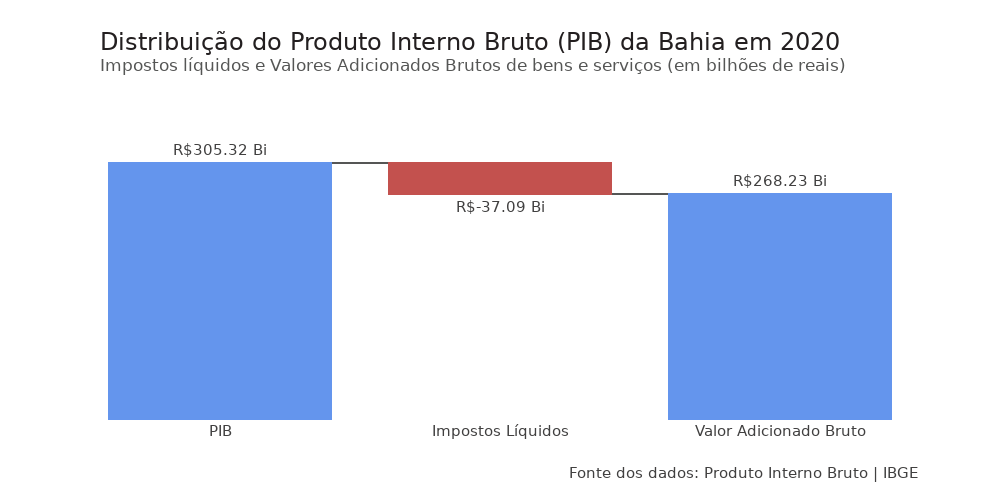

Here is the notebook cell this chart was saved with:
### Markdown cell above
connector_line: linhas de conexão entre os gráficos;

totals_marker: marcador de totais, tanto dos valores absolutos quanto dos valores totais;

decreasing_marker e increasing: valores relativos. Vamos usar apenas o decreasing_marker, porque estamos trabalhando com os valores decrescentes, isto é, os decréscimos, que seriam nossos impostos líquidos.

### Code cell
## Configurando o gráfico com parâmetros que potencializam a visualização dos dados
import plotly.graph_objects as go
# Gerando o gráfico de cascata
fig = go.Figure( go.Waterfall(name = "", orientation = "v", measure = bahia["Medidas"],
                             x = bahia["Indicadores"],  y = bahia["Valores"],
                             text = bahia["Valores_str"], textposition = "outside",
                             connector_line = dict(color = CINZA3),
                             totals_marker = dict(color = AZUL3),
                             decreasing_marker = dict(color = VERMELHO1)
                             )
              )
# Personalizando o gráfico
fig.update_layout(width=1000, height=500, font_family = 'DejaVu Sans', font_size=15,
                  font_color= CINZA2, title_font_color= CINZA1, title_font_size=24,
                  title_text='Distribuição do Produto Interno Bruto (PIB) da Bahia em 2020' +
                             '<br><sup size=1 style="color:#555655">Impostos líquidos e Valores ' +
                              'Adicionados Brutos de bens e serviços (em bilhões de reais)</sup>',
                  title_pad_l = 50, plot_bgcolor= BRANCO, yaxis_range=[0,380e9], hovermode="closest")
fig.update_yaxes(showticklabels=False) ## Retirando os ticks do eixo y, removendo valores representado a esquerda do grafico.
# Dados ao passar o mouse
fig.update_traces(hovertemplate = "<b>%{x}</b> = %{text}")
#Colocando dado cliclavel no grafico que leva ao site do ibge
fig.add_annotation(text='Fonte dos dados: <a href="https://sidra.ibge.gov.br/pesquisa/pib-munic/tabelas">Produto Interno Bruto | IBGE</a>',
                   align="left", xref="paper", yref = "paper", x=1, y=-0.2, showarrow=False)

fig.show()

### Figure 1 — Plotly figure (JSON) as saved in the notebook; plotly's stock layout.template omitted (floating-point values rounded to 4 significant figures)
{"data": [{"connector": {"line": {"color": "#555655"}}, "decreasing": {"marker": {"color": "#C3514E"}}, "hovertemplate": "<b>%{x}</b> = %{text}", "measure": ["absolute", "relative", "total"], "name": "", "orientation": "v", "text": ["R$305.32 Bi", "R$-37.09 Bi", "R$268.23 Bi"], "textposition": "outside", "totals": {"marker": {"color": "#6495ED"}}, "type": "waterfall", "x": ["PIB", "Impostos Líquidos", "Valor Adicionado Bruto"], "y": [305320812691, -37094030606, 268226782074]}], "layout": {"annotations": [{"align": "left", "showarrow": false, "text": "Fonte dos dados: <a href=\"https://sidra.ibge.gov.br/pesquisa/pib-munic/tabelas\">Produto Interno Bruto | IBGE</a>", "x": 1, "xref": "paper", "y": -0.2, "yref": "paper"}], "font": {"color": "#414040", "family": "DejaVu Sans", "size": 15}, "height": 500, "hovermode": "closest", "plot_bgcolor": "#FFFFFF", "title": {"font": {"color": "#231F20", "size": 24}, "pad": {"l": 50}, "text": "Distribuição do Produto Interno Bruto (PIB) da Bahia em 2020<br><sup size=1 style=\"color:#555655\">Impostos líquidos e Valores Adicionados Brutos de bens e serviços (em bilhões de reais)</sup>"}, "width": 1000, "yaxis": {"range": [0, 380000000000], "showticklabels": false}}}
